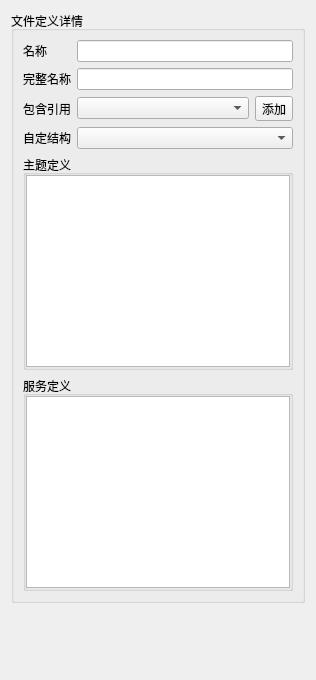
<?xml version="1.0" encoding="UTF-8"?>
<ui version="4.0">
 <class>IDLFileDefinitionInformation</class>
 <widget class="QWidget" name="IDLFileDefinitionInformation">
  <property name="geometry">
   <rect>
    <x>0</x>
    <y>0</y>
    <width>316</width>
    <height>680</height>
   </rect>
  </property>
  <property name="windowTitle">
   <string>IDLFileDefinitionInformation</string>
  </property>
  <layout class="QGridLayout" name="gridLayout">
   <item row="0" column="0">
    <widget class="QGroupBox" name="groupBox">
     <property name="title">
      <string>文件定义详情</string>
     </property>
     <layout class="QGridLayout" name="gridLayout_2">
      <item row="0" column="0">
       <widget class="QLabel" name="label">
        <property name="text">
         <string>名称</string>
        </property>
       </widget>
      </item>
      <item row="0" column="1">
       <widget class="QLineEdit" name="lineEdit_FileName"/>
      </item>
      <item row="1" column="0">
       <widget class="QLabel" name="label_2">
        <property name="text">
         <string>完整名称</string>
        </property>
       </widget>
      </item>
      <item row="1" column="1">
       <widget class="QLineEdit" name="lineEdit_FileCompleteName"/>
      </item>
      <item row="2" column="0">
       <widget class="QLabel" name="label_3">
        <property name="text">
         <string>包含引用</string>
        </property>
       </widget>
      </item>
      <item row="2" column="1">
       <layout class="QHBoxLayout" name="horizontalLayout">
        <item>
         <widget class="QComboBox" name="comboBox_2"/>
        </item>
        <item>
         <widget class="QToolButton" name="toolButton">
          <property name="text">
           <string>添加</string>
          </property>
         </widget>
        </item>
       </layout>
      </item>
      <item row="3" column="0">
       <widget class="QLabel" name="label_4">
        <property name="text">
         <string>自定结构</string>
        </property>
       </widget>
      </item>
      <item row="3" column="1">
       <widget class="QComboBox" name="comboBox_DataTypeDefinition"/>
      </item>
      <item row="4" column="0" colspan="2">
       <widget class="QGroupBox" name="groupBox_2">
        <property name="title">
         <string>主题定义</string>
        </property>
        <layout class="QGridLayout" name="gridLayout_4">
         <property name="leftMargin">
          <number>0</number>
         </property>
         <property name="topMargin">
          <number>0</number>
         </property>
         <property name="rightMargin">
          <number>0</number>
         </property>
         <property name="bottomMargin">
          <number>0</number>
         </property>
         <item row="0" column="0">
          <widget class="QTableView" name="tableView"/>
         </item>
        </layout>
       </widget>
      </item>
      <item row="5" column="0" colspan="2">
       <widget class="QGroupBox" name="groupBox_3">
        <property name="title">
         <string>服务定义</string>
        </property>
        <layout class="QGridLayout" name="gridLayout_3">
         <property name="leftMargin">
          <number>0</number>
         </property>
         <property name="topMargin">
          <number>0</number>
         </property>
         <property name="rightMargin">
          <number>0</number>
         </property>
         <property name="bottomMargin">
          <number>0</number>
         </property>
         <item row="0" column="0">
          <widget class="QTableView" name="tableView_2"/>
         </item>
        </layout>
       </widget>
      </item>
     </layout>
    </widget>
   </item>
   <item row="1" column="0">
    <spacer name="verticalSpacer">
     <property name="orientation">
      <enum>Qt::Orientation::Vertical</enum>
     </property>
     <property name="sizeHint" stdset="0">
      <size>
       <width>20</width>
       <height>40</height>
      </size>
     </property>
    </spacer>
   </item>
  </layout>
 </widget>
 <resources/>
 <connections/>
</ui>
